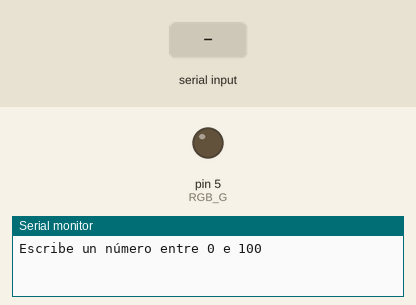
Recording of a sketch running on a simulated Arduino Uno, built with avr-gcc and run on an emulated ATmega328P. Shown: output pins drawn as LEDs (lit = HIGH), the last lines printed to the serial monitor. The test bench sets the inputs (shaded band).

Above: at 1.2 s.
1.3 s: "90,45\n" received over Serial
At 2.1 s:
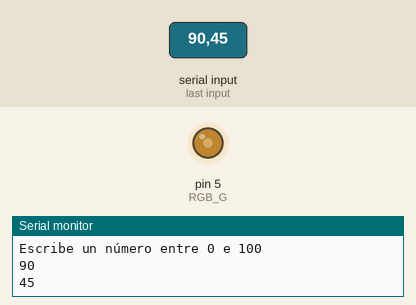
3.8 s: "5\n" received over Serial
At 4.5 s:
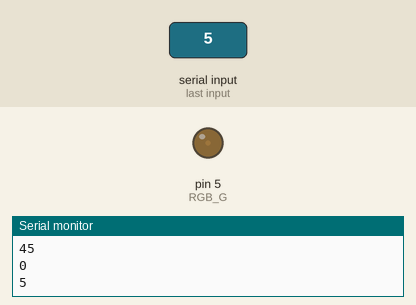
Timing chart, 0 to 6.8 s (numbered marks = the images above; inputs shaded):
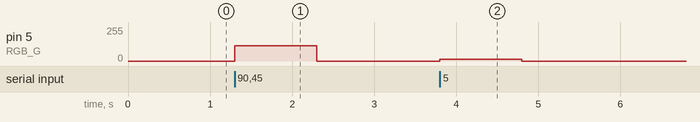

The sketch:

Dim_Led_Via_Serie.ino
```cpp
/* Dim_Led_Via_Serie
  Axusta luminosidade LED mediante a consola serie
  0 = apagado, 255 = máximo
*/
#define RGB_G 5 // Pin do LED verde
int Rec_Ser;    // Variable de caracteres da recepción serie

void setup() {
  pinMode(RGB_G, OUTPUT);  // Pin LED como saída
  Serial.begin(115200);
  Serial.println("Escribe un número entre 0 e 100" );
  digitalWrite(RGB_G, LOW);
}

void loop() {
  if (Serial.available()) {   // Comproba que temos conexión establecida
    Rec_Ser = Serial.parseInt();  // Pasa o dato recibido a variable Rec_Ser
    Serial.println(Rec_Ser);  // Reenvia o dato recibido
    Rec_Ser = map (Rec_Ser, 0, 100, 0, 255);
    analogWrite (RGB_G, Rec_Ser);

  }
}
```

Measured:
- after the input at 1.3 s, pin 5 (RGB_G): 0/255 → 114/255 at once, → 0/255 1.0 s later
- after the input at 3.8 s, pin 5 (RGB_G): 0/255 → 12/255 at once, → 0/255 1.0 s later
